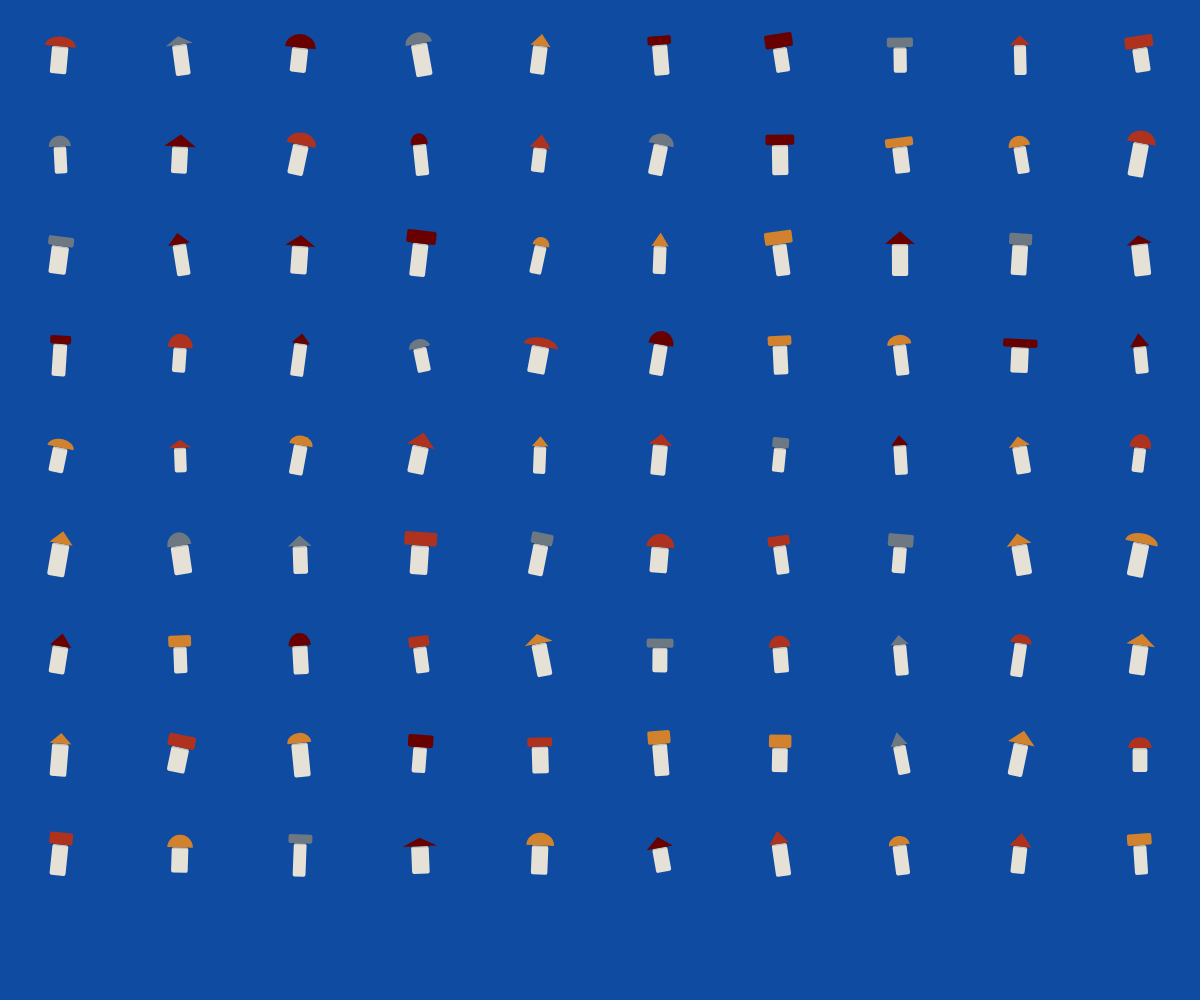
Frame 1 (no input)
Frame 60 (no input): identical to frame 1, image omitted
Frame 120 (the mouse pressed at the canvas centre since frame 60): identical to frame 1, image omitted

The p5.js sketch that drew this single still picture (run headless with seeded random() and noise() and a simulated clock; from frame 60 on, the mouse is pressed at the canvas centre):

// p5.js sketch
// ── sketch.js
function preload() {
  // put preload code here
}

function setup() {
  createCanvas(windowWidth, windowHeight);
  console.log('p5.js version:', p5.VERSION);
  angleMode(DEGREES);
  
  // colore sfondo
  background(15, 75, 160);
  
  // glifi
  let numeroGlifi = 90;
  let numeroColonne = ceil(sqrt(numeroGlifi));
  let numeroRighe = ceil(sqrt(numeroGlifi));
  let dimColonna = windowWidth / numeroColonne;
  let dimRiga = windowHeight / numeroRighe;

  let xCorrente = 0;
  let yCorrente = 0;

  for (let g = 0; g < numeroGlifi; g++) {
    Comingolo(xCorrente + dimColonna / 2, yCorrente + dimRiga / 2, 40);
    
    xCorrente = xCorrente + dimColonna;

    if (xCorrente >= windowWidth) {
      xCorrente = 0;
      yCorrente = yCorrente + dimRiga;
    }
  }
}

function draw() {

}

// funzione glifo
function Comingolo(_x, _y, _size) {
  push();

  translate(_x, _y);

  let inclinazione = random(-12, 12);
  rotate(inclinazione);

  noStroke();

  // palette
  let coloriCappello = [
    color(175, 50, 30),   // arancio
    color(110, 120, 130), // grigio 
    color(105, 0, 0),    // rosso
    color(210, 130, 45)   // giallo
  ];
  let coloreScelto = random(coloriCappello);

  // varie dimensioni
  let larghezzaBase = _size * random(0.3, 0.45);
  let altezzaBase = _size * random(0.6, 0.85);
  let larghezzaCappello = larghezzaBase * random(1.3, 2.0);
  let altezzaCappello = _size * random(0.2, 0.35);
  let tipoCappello = floor(random(3)); 

  // 1. BASE COMIGNOLO 
  fill(230, 225, 215); 
  rectMode(CENTER);
  rect(0, 10, larghezzaBase, altezzaBase, 2);

  // ombra sotto
  fill(0, 35);
  rect(0, 10 - altezzaBase / 2, larghezzaBase + 2, 3);

  // 2. CAPPELLO COMIGNOLO
  fill(coloreScelto);
  push();
  translate(0, 10 - altezzaBase / 2);

  if (tipoCappello === 0) {
    
    arc(0, 0, larghezzaCappello, altezzaCappello * 2, 180, 360, CHORD);
  } else if (tipoCappello === 1) {
    
    triangle(
      -larghezzaCappello / 2, 0,
      larghezzaCappello / 2, 0,
      0, -altezzaCappello
    );
  } else {
    
    rect(0, -altezzaCappello / 2, larghezzaCappello, altezzaCappello, 2);
  }
  pop();

  pop();
}
